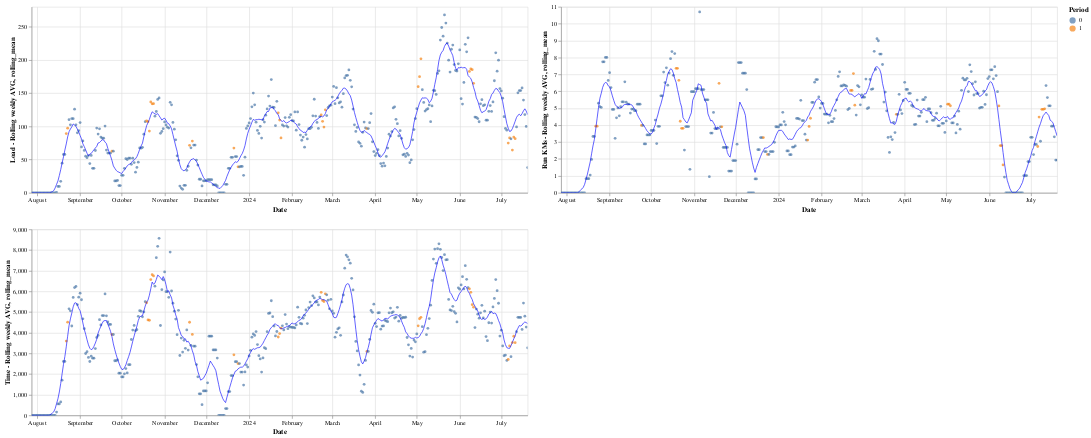

Notebook code for this chart:
### Code cell
training_load_rolling = scatter_plot(overall_by_date_df, "Date", "Load - Rolling weekly AVG")
time_rolling = scatter_plot(overall_by_date_df, "Date", "Time - Rolling weekly AVG")
run_kms_rolling = scatter_plot(overall_by_date_df, "Date", "Run KMs - Rolling weekly AVG")
(training_load_rolling & time_rolling) | (run_kms_rolling)

### Figure 1 — Vega-Lite specification as saved in the notebook (floating-point values rounded to 4 significant figures; data arrays with more than 128 entries replaced by an {"elided": "..."} marker saying what was removed)
{"config": {"view": {"continuousWidth": 300, "continuousHeight": 300}}, "hconcat": [{"vconcat": [{"layer": [{"mark": {"type": "circle", "size": 20}, "encoding": {"color": {"field": "Period", "type": "nominal"}, "tooltip": [{"field": "Date", "type": "temporal"}, {"field": "Load - Rolling weekly AVG", "type": "quantitative"}, {"field": "Period", "type": "quantitative"}], "x": {"field": "Date", "type": "temporal"}, "y": {"field": "Load - Rolling weekly AVG", "scale": {"zero": false}, "type": "quantitative"}}, "name": "view_28"}, {"mark": {"type": "line", "color": "blue", "size": 1}, "encoding": {"x": {"field": "Date", "type": "temporal"}, "y": {"field": "rolling_mean", "scale": {"zero": false}, "type": "quantitative"}}, "transform": [{"window": [{"op": "mean", "field": "Load - Rolling weekly AVG", "as": "rolling_mean"}], "frame": [-5, 5]}]}], "data": {"name": "data-e7d28a18a24ea14e89f29b86976ed580"}, "height": 300, "width": 800}, {"layer": [{"mark": {"type": "circle", "size": 20}, "encoding": {"color": {"field": "Period", "type": "nominal"}, "tooltip": [{"field": "Date", "type": "temporal"}, {"field": "Time - Rolling weekly AVG", "type": "quantitative"}, {"field": "Period", "type": "quantitative"}], "x": {"field": "Date", "type": "temporal"}, "y": {"field": "Time - Rolling weekly AVG", "scale": {"zero": false}, "type": "quantitative"}}, "name": "view_29"}, {"mark": {"type": "line", "color": "blue", "size": 1}, "encoding": {"x": {"field": "Date", "type": "temporal"}, "y": {"field": "rolling_mean", "scale": {"zero": false}, "type": "quantitative"}}, "transform": [{"window": [{"op": "mean", "field": "Time - Rolling weekly AVG", "as": "rolling_mean"}], "frame": [-5, 5]}]}], "data": {"name": "data-48e964f278bc38b5ff52c00a17d7e0dc"}, "height": 300, "width": 800}]}, {"layer": [{"mark": {"type": "circle", "size": 20}, "encoding": {"color": {"field": "Period", "type": "nominal"}, "tooltip": [{"field": "Date", "type": "temporal"}, {"field": "Run KMs - Rolling weekly AVG", "type": "quantitative"}, {"field": "Period", "type": "quantitative"}], "x": {"field": "Date", "type": "temporal"}, "y": {"field": "Run KMs - Rolling weekly AVG", "scale": {"zero": false}, "type": "quantitative"}}, "name": "view_30"}, {"mark": {"type": "line", "color": "blue", "size": 1}, "encoding": {"x": {"field": "Date", "type": "temporal"}, "y": {"field": "rolling_mean", "scale": {"zero": false}, "type": "quantitative"}}, "transform": [{"window": [{"op": "mean", "field": "Run KMs - Rolling weekly AVG", "as": "rolling_mean"}], "frame": [-5, 5]}]}], "data": {"name": "data-d82e74eba6ed2c1a9fc61a60f0d2a373"}, "height": 300, "width": 800}], "params": [{"name": "param_28", "select": {"type": "interval", "encodings": ["x", "y"]}, "bind": "scales", "views": ["view_28"]}, {"name": "param_29", "select": {"type": "interval", "encodings": ["x", "y"]}, "bind": "scales", "views": ["view_29"]}, {"name": "param_30", "select": {"type": "interval", "encodings": ["x", "y"]}, "bind": "scales", "views": ["view_30"]}], "$schema": "https://vega.github.io/schema/vega-lite/v5.17.0.json", "datasets": {"data-e7d28a18a24ea14e89f29b86976ed580": {"elided": "359 records"}, "data-48e964f278bc38b5ff52c00a17d7e0dc": {"elided": "359 records"}, "data-d82e74eba6ed2c1a9fc61a60f0d2a373": {"elided": "359 records"}}}
